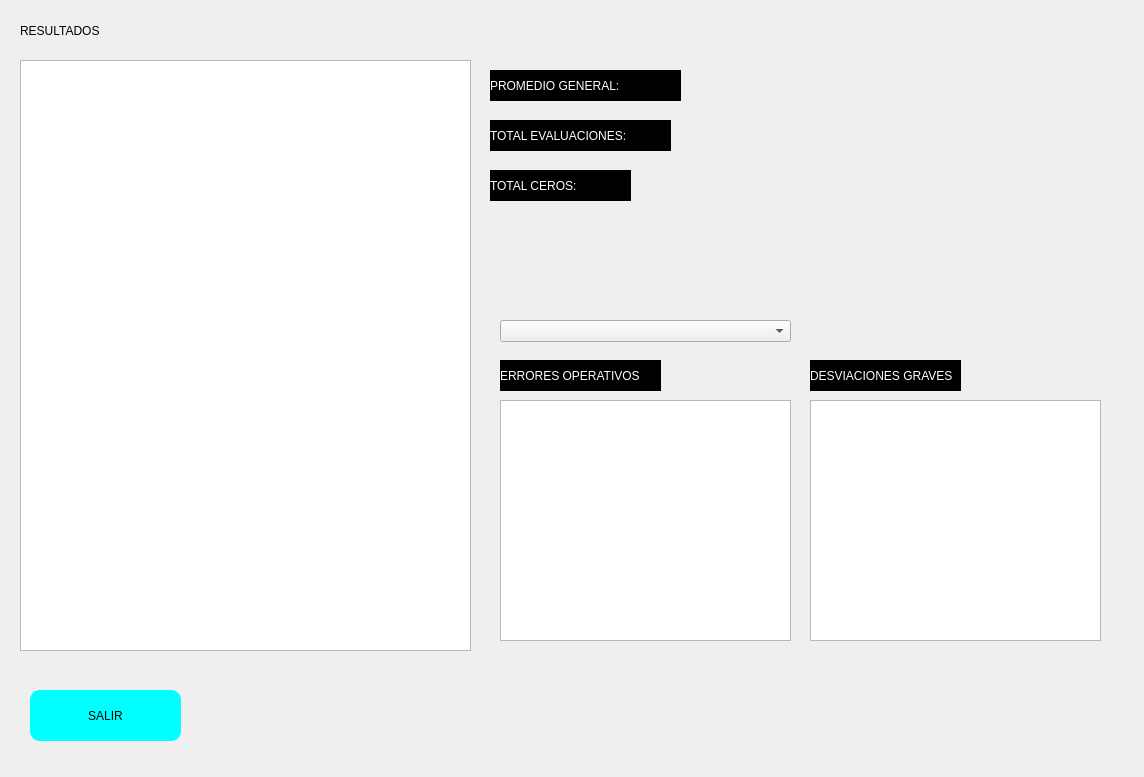
<?xml version="1.0" encoding="UTF-8"?>
<ui version="4.0">
 <class>Form</class>
 <widget class="QWidget" name="Form">
  <property name="geometry">
   <rect>
    <x>0</x>
    <y>0</y>
    <width>1144</width>
    <height>777</height>
   </rect>
  </property>
  <property name="windowTitle">
   <string>Form</string>
  </property>
  <property name="styleSheet">
   <string notr="true">QPushButton {background-color: rgb(0, 255, 255);
font: 14pt &quot;Arial&quot;;
border-radius: 10px;
border-width: 2px;
hover: rgb(212, 255, 252)
}

QPushButton:hover {
background-color: rgb(100, 255, 255);
}

QPushButton:pressed {
background-color: rgb(27, 198, 186)
}

QLabel{
font: 14pt &quot;Arial&quot;;
}

#logout_button {background-color: rgb(255, 80, 80);
font: 14pt &quot;Arial&quot;;
border-radius: 10px;
border-width: 2px;
hover: rgb(212, 255, 252)
}

#logout_button:hover {
background-color: rgb(255, 136, 136);
}

#logout_button:pressed {
background-color: rgb(186, 3, 3)
}

#welcome_label_analista_calidad{
font: 18pt &quot;Arial&quot;;
}
</string>
  </property>
  <widget class="QLabel" name="logo">
   <property name="geometry">
    <rect>
     <x>850</x>
     <y>60</y>
     <width>251</width>
     <height>121</height>
    </rect>
   </property>
   <property name="text">
    <string/>
   </property>
   <property name="pixmap">
    <pixmap>../../media/imagenes/logo.jpg</pixmap>
   </property>
  </widget>
  <widget class="QLabel" name="titleDash">
   <property name="geometry">
    <rect>
     <x>20</x>
     <y>20</y>
     <width>129</width>
     <height>22</height>
    </rect>
   </property>
   <property name="text">
    <string>RESULTADOS</string>
   </property>
  </widget>
  <widget class="QPushButton" name="exit">
   <property name="geometry">
    <rect>
     <x>30</x>
     <y>690</y>
     <width>151</width>
     <height>51</height>
    </rect>
   </property>
   <property name="text">
    <string>SALIR</string>
   </property>
  </widget>
  <widget class="QTableView" name="usuariosPromedios">
   <property name="geometry">
    <rect>
     <x>20</x>
     <y>60</y>
     <width>451</width>
     <height>591</height>
    </rect>
   </property>
   <property name="styleSheet">
    <string notr="true"/>
   </property>
  </widget>
  <widget class="QTableView" name="erroresOperativos">
   <property name="geometry">
    <rect>
     <x>500</x>
     <y>400</y>
     <width>291</width>
     <height>241</height>
    </rect>
   </property>
  </widget>
  <widget class="QTableView" name="desviacionesGraves">
   <property name="geometry">
    <rect>
     <x>810</x>
     <y>400</y>
     <width>291</width>
     <height>241</height>
    </rect>
   </property>
  </widget>
  <widget class="QLabel" name="promedioGeneral">
   <property name="geometry">
    <rect>
     <x>490</x>
     <y>70</y>
     <width>191</width>
     <height>31</height>
    </rect>
   </property>
   <property name="styleSheet">
    <string notr="true">font: 10pt &quot;MS Shell Dlg 2&quot;;
color: rgb(255, 255, 255);
background-color: rgb(0, 0, 0);</string>
   </property>
   <property name="text">
    <string>PROMEDIO GENERAL:</string>
   </property>
  </widget>
  <widget class="QLabel" name="totalEvaluaciones">
   <property name="geometry">
    <rect>
     <x>490</x>
     <y>120</y>
     <width>181</width>
     <height>31</height>
    </rect>
   </property>
   <property name="styleSheet">
    <string notr="true">font: 10pt &quot;MS Shell Dlg 2&quot;;
color: rgb(255, 255, 255);
background-color: rgb(0, 0, 0);</string>
   </property>
   <property name="text">
    <string>TOTAL EVALUACIONES: </string>
   </property>
  </widget>
  <widget class="QLabel" name="totalCeros">
   <property name="geometry">
    <rect>
     <x>490</x>
     <y>170</y>
     <width>141</width>
     <height>31</height>
    </rect>
   </property>
   <property name="styleSheet">
    <string notr="true">font: 10pt &quot;MS Shell Dlg 2&quot;;
color: rgb(255, 255, 255);
background-color: rgb(0, 0, 0);</string>
   </property>
   <property name="text">
    <string>TOTAL CEROS: </string>
   </property>
  </widget>
  <widget class="QComboBox" name="filtroProceso">
   <property name="geometry">
    <rect>
     <x>500</x>
     <y>320</y>
     <width>291</width>
     <height>22</height>
    </rect>
   </property>
   <property name="styleSheet">
    <string notr="true">color: rgb(0, 0, 0);</string>
   </property>
  </widget>
  <widget class="QLabel" name="erroresOpsLABEL">
   <property name="geometry">
    <rect>
     <x>500</x>
     <y>360</y>
     <width>161</width>
     <height>31</height>
    </rect>
   </property>
   <property name="styleSheet">
    <string notr="true">font: 10pt &quot;MS Shell Dlg 2&quot;;
color: rgb(255, 255, 255);
background-color: rgb(0, 0, 0);</string>
   </property>
   <property name="text">
    <string>ERRORES OPERATIVOS</string>
   </property>
  </widget>
  <widget class="QLabel" name="desviacionesGravesLabel">
   <property name="geometry">
    <rect>
     <x>810</x>
     <y>360</y>
     <width>151</width>
     <height>31</height>
    </rect>
   </property>
   <property name="styleSheet">
    <string notr="true">font: 10pt &quot;MS Shell Dlg 2&quot;;
color: rgb(255, 255, 255);
background-color: rgb(0, 0, 0);</string>
   </property>
   <property name="text">
    <string>DESVIACIONES GRAVES</string>
   </property>
  </widget>
 </widget>
 <resources/>
 <connections/>
</ui>
